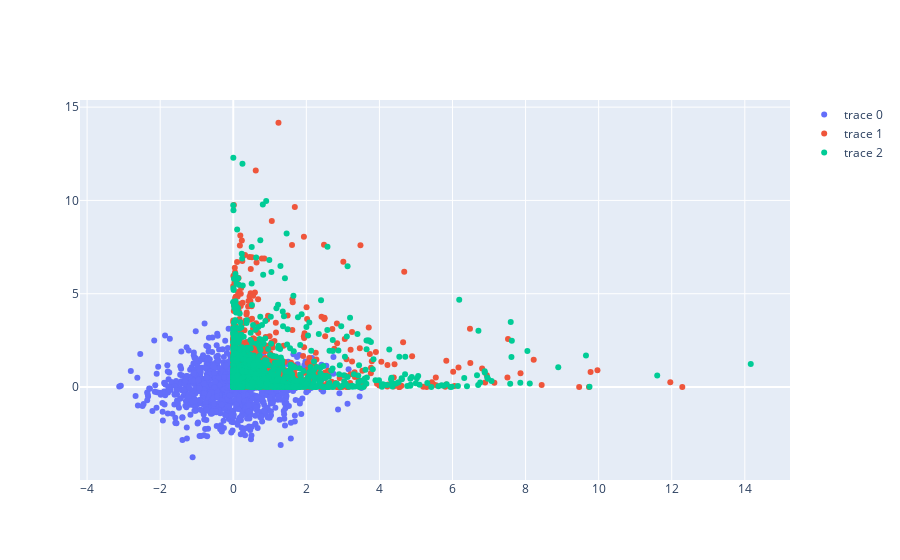

The notebook cell this image was saved under:
### Markdown cell above
# Scatterplot

### Code cell
# define some variables
random_x = np.random.randn(1000)
random_y = np.random.randn(1000)

# Create three data traces
trace1 = go.Scatter(
    x = random_x,
    y = random_y,
    mode = 'markers'
)

trace2 = go.Scatter(
    x = random_x**2,
    y = random_y**2,
    mode = 'markers'
)

trace3 = go.Scatter(
    x = random_y**2,
    y = random_x**2,
    mode = 'markers',
   
)

# combine into a figure
data = [trace1, trace2, trace3]
fig = go.Figure(data)
fig

### Figure 1 — Plotly figure (JSON) as saved in the notebook; plotly's stock layout.template omitted (floating-point values rounded to 4 significant figures; data arrays with more than 128 entries replaced by an {"elided": "..."} marker saying what was removed)
{"data": [{"mode": "markers", "type": "scatter", "x": {"elided": "1000 float values"}, "y": {"elided": "1000 float values"}}, {"mode": "markers", "type": "scatter", "x": {"elided": "1000 float values"}, "y": {"elided": "1000 float values"}}, {"mode": "markers", "type": "scatter", "x": {"elided": "1000 float values"}, "y": {"elided": "1000 float values"}}], "layout": {"autosize": true, "xaxis": {"autorange": true, "range": [-4.173, 15.22], "type": "linear"}, "yaxis": {"autorange": true, "range": [-5.243, 15.64], "type": "linear"}}}
